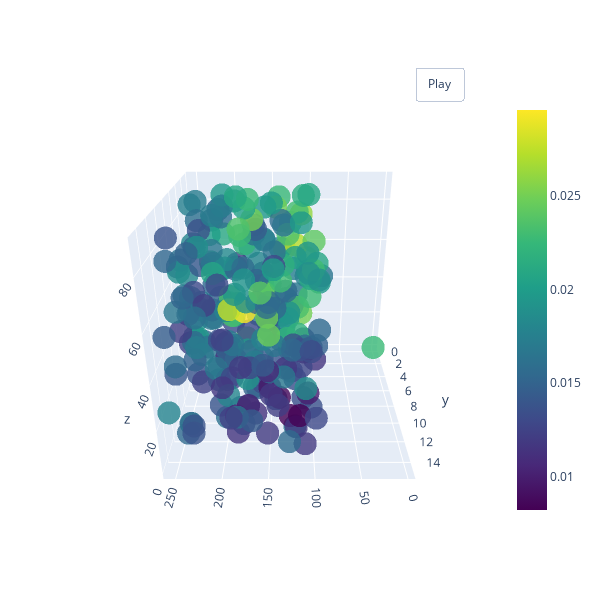
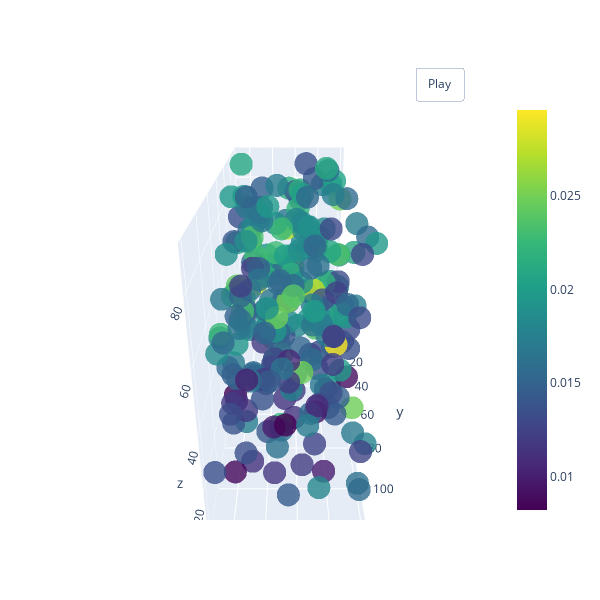

The code cell stored with these charts, in order, in its notebook:
### Code cell
#fig = plt.figure(figsize=(12, 8))
#ax = fig.add_subplot(111, projection='3d')
#colors = cm.hsv(y_train_l/max(y_train_l))
#colmap = cm.ScalarMappable(cmap=cm.hsv)
#colmap.set_array(y_train_l)
#x_l=np.atleast_2d((x_train_l[:].T[0])).T
#y_l=np.atleast_2d((x_train_l[:].T[1])).T
#z_l=np.atleast_2d((x_train_l[:].T[2])).T
#x_h=np.atleast_2d((x_train_h[:].T[0])).T
#y_h=np.atleast_2d((x_train_h[:].T[1])).T
#z_h=np.atleast_2d((x_train_h[:].T[2])).T
#ax.scatter(x_l, y_l, z_l, c=colors, marker='o')
#ax.scatter(x_h, y_h, z_h,color='black',marker='x')
#print(np.atleast_2d((x_train_h[:].T[2])))
#cb = fig.colorbar(colmap)
#ax.set_xlabel('radius')
#ax.set_ylabel('thickness')
#ax.set_zlabel('N panels')
#plt.clabel('f (x)')
#plt.xlim([0, 260])
#plt.legend(['Low fidelity', 'High fidelity'])
#plt.title('High and low fidelity functions');
#plt.show()

x,y,z,c = drawing_utils.GetFormated(x_train_l,0,1,2,y_train_l)
drawing_utils.draw_samples_distribution_3D_rotating(x,y,z,c)
x,y,z,c = drawing_utils.GetFormated(x_train_l,3,4,2,y_train_l)
drawing_utils.draw_samples_distribution_3D_rotating(x,y,z,c)

### Figure 1 — Plotly figure (JSON) as saved in the notebook; plotly's stock layout.template omitted (floating-point values rounded to 4 significant figures; data arrays with more than 128 entries replaced by an {"elided": "..."} marker saying what was removed)
{"data": [{"marker": {"color": {"elided": "253 float values"}, "colorscale": [[0, "#440154"], [0.1111, "#482878"], [0.2222, "#3e4989"], [0.3333, "#31688e"], [0.4444, "#26828e"], [0.5556, "#1f9e89"], [0.6667, "#35b779"], [0.7778, "#6ece58"], [0.8889, "#b5de2b"], [1, "#fde725"]], "opacity": 0.8, "showscale": true, "size": 8}, "mode": "markers", "type": "scatter3d", "x": {"elided": "253 int values"}, "y": {"elided": "253 float values"}, "z": {"elided": "253 int values"}}], "layout": {"height": 600, "scene": {"camera": {"eye": {"x": 0, "y": 2, "z": 1}}}, "title": {"text": ""}, "updatemenus": [{"buttons": [{"args": [null, {"frame": {"duration": 5, "redraw": true}, "fromcurrent": true, "mode": "immediate", "transition": {"duration": 0}}], "label": "Play", "method": "animate"}], "pad": {"r": 10, "t": 45}, "showactive": false, "type": "buttons", "x": 0.8, "xanchor": "left", "y": 1, "yanchor": "bottom"}], "width": 600}}

### Figure 2 — Plotly figure (JSON) as saved in the notebook; plotly's stock layout.template omitted (floating-point values rounded to 4 significant figures; data arrays with more than 128 entries replaced by an {"elided": "..."} marker saying what was removed)
{"data": [{"marker": {"color": {"elided": "253 float values"}, "colorscale": [[0, "#440154"], [0.1111, "#482878"], [0.2222, "#3e4989"], [0.3333, "#31688e"], [0.4444, "#26828e"], [0.5556, "#1f9e89"], [0.6667, "#35b779"], [0.7778, "#6ece58"], [0.8889, "#b5de2b"], [1, "#fde725"]], "opacity": 0.8, "showscale": true, "size": 8}, "mode": "markers", "type": "scatter3d", "x": {"elided": "253 int values"}, "y": {"elided": "253 float values"}, "z": {"elided": "253 int values"}}], "layout": {"height": 600, "scene": {"camera": {"eye": {"x": 0, "y": 2, "z": 1}}}, "title": {"text": ""}, "updatemenus": [{"buttons": [{"args": [null, {"frame": {"duration": 5, "redraw": true}, "fromcurrent": true, "mode": "immediate", "transition": {"duration": 0}}], "label": "Play", "method": "animate"}], "pad": {"r": 10, "t": 45}, "showactive": false, "type": "buttons", "x": 0.8, "xanchor": "left", "y": 1, "yanchor": "bottom"}], "width": 600}}
